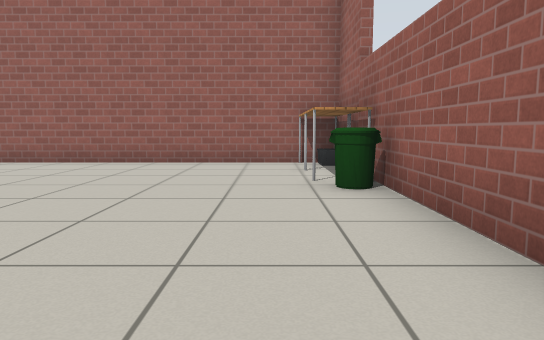
view 1 (above)

22 first-person views from a walk through a robot-simulator world made for Gazebo. The camera is 0.72 m above the floor, tilts 6° down and sees 70° across. The floor is counted in squares, 1 m on a side. Each view is taken from the middle of a square. On the plan, view 1 faces up. The plan holds only what a view shows up to about 11 squares ahead; the rest is blank. Simple patterns stand in for the simulator's built-in surfaces. Some stock models are drawn as simple stand-ins.

view 2
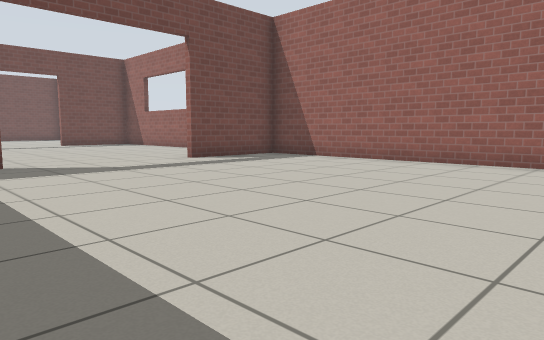

view 3
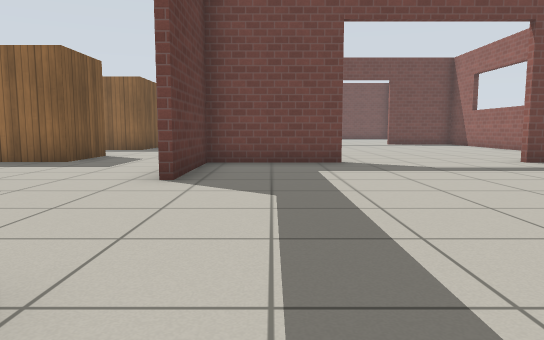

view 4
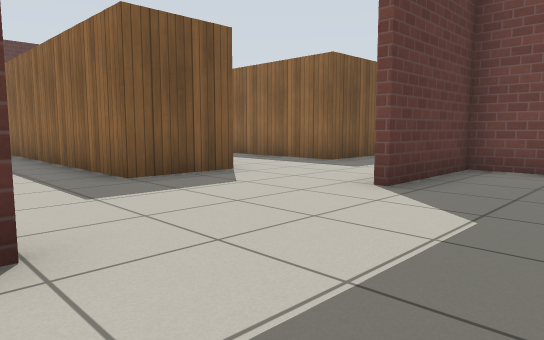

view 5
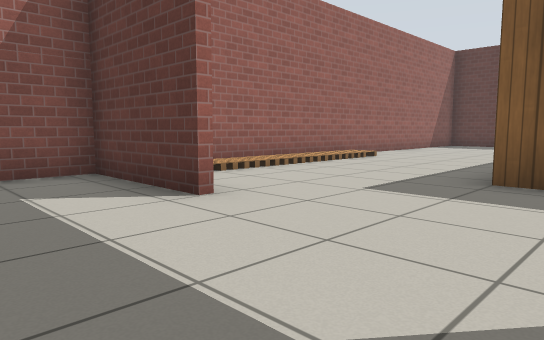

view 6
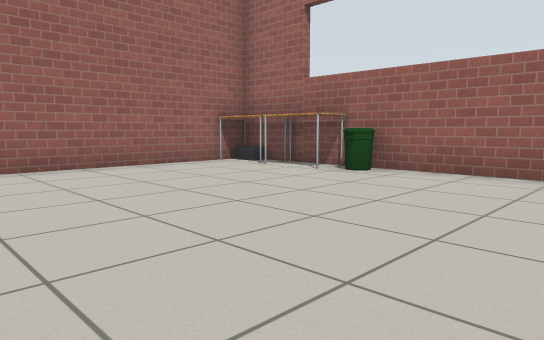

view 7
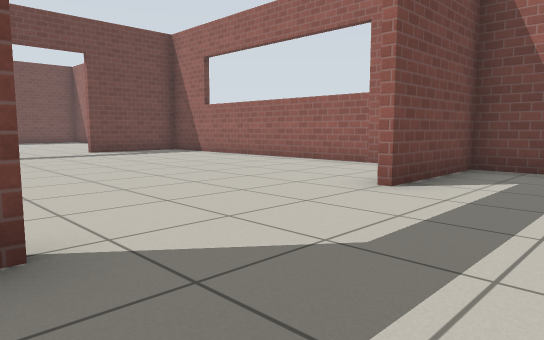

view 8
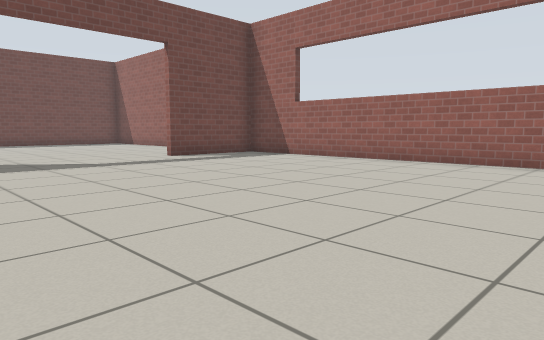

view 9
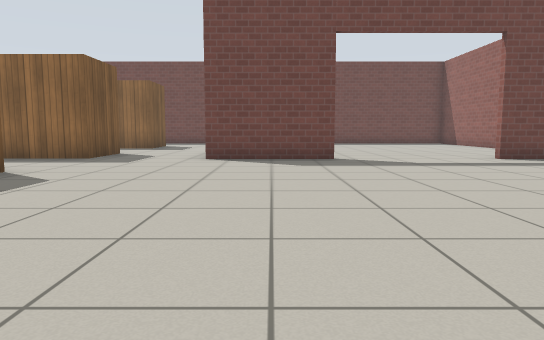

view 10
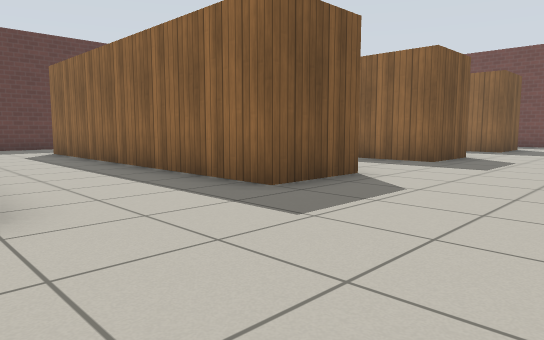

view 11
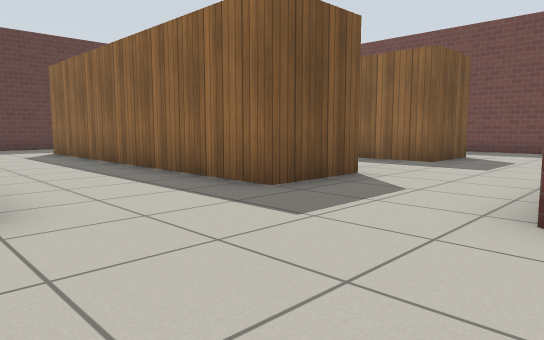

view 12
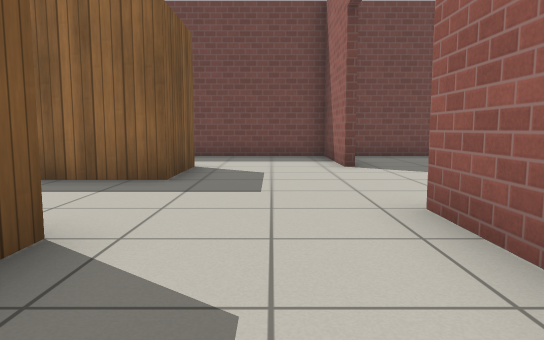

view 13
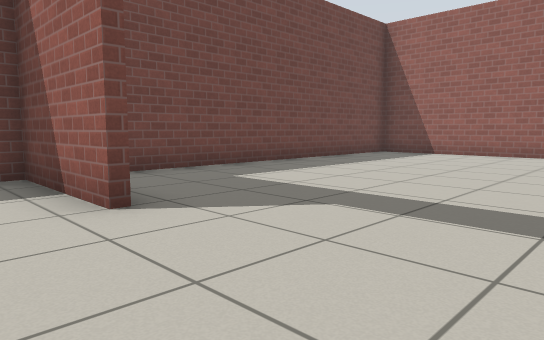

view 14
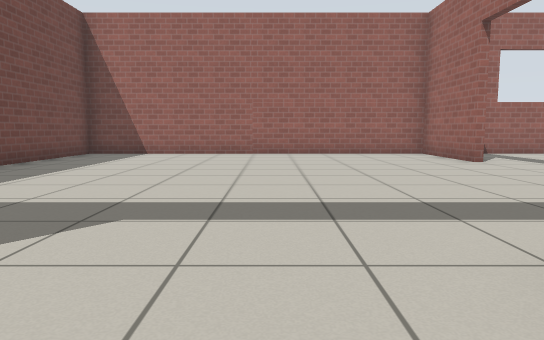

view 15
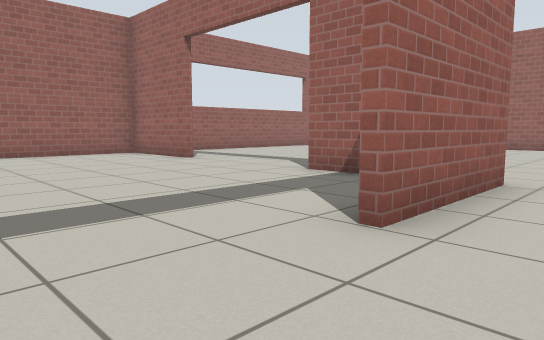

view 16
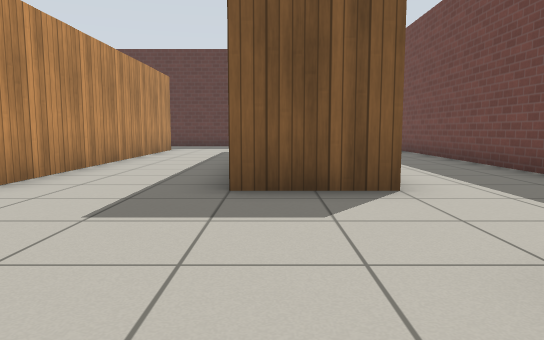

view 17
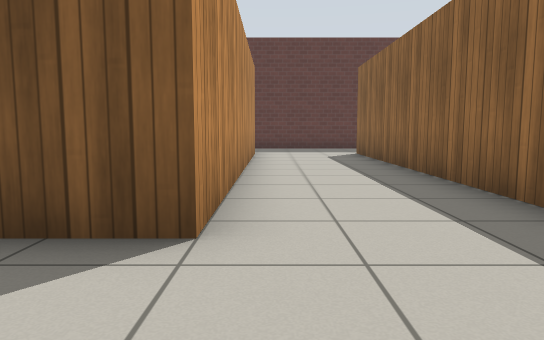

view 18
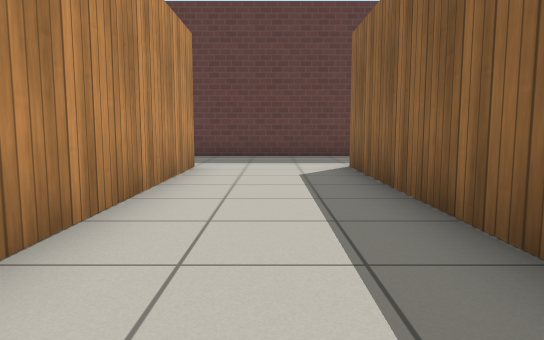

view 19
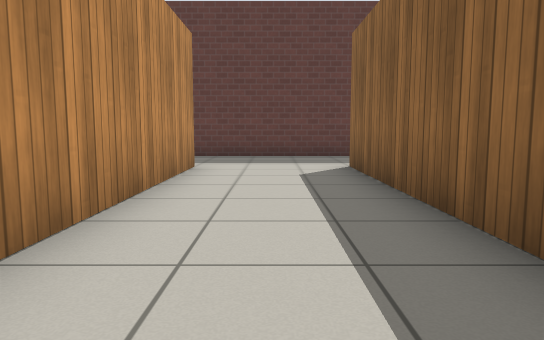

view 20
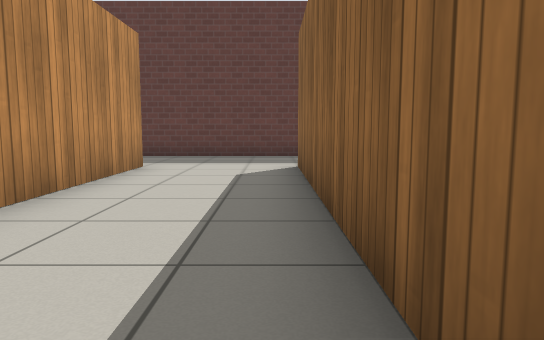

view 21
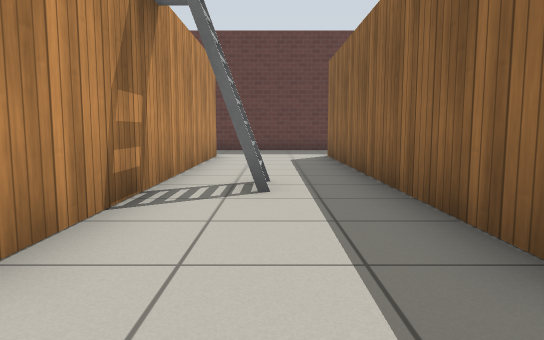

view 22
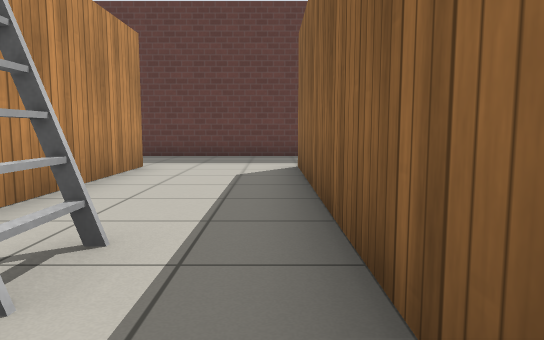

### Floor plan
Ten units are one square. View 1 is at (0, 0); x grows to the right and y downward. Boxes are objects, and circles mark ways between rooms. Rooms are numbered by the first view taken in them; rooms with no view inside come last. Other rooms are left out.
<svg viewBox="-289 -90 309 259">
<path fill="none" stroke="#000" d="M14 -20 14 -84 -85 -84 -85 -55M-15 14 14 14 14 1M-85 -16 -85 14 -54 14M-105 45 -85 45 -85 135M-156 45 -135 45 -135 135M-155 135 -155 80M-105 135 -105 95M-182 16 -215 16M-56 45 -35 45 -35 119M-205 135 -205 45 -185 45 -185 135M-55 135 -55 50M-185 -16 -185 16M-256 45 -235 45 -235 135M-254 16 -284 16 -284 111M14 84 14 36M-241 164 -45 164M-185 -66 -185 -55M-101 -84 -164 -84M-240 -84 -265 -84M-186 -54 -186 -83M-284 -82 -284 9M-195 -84 -220 -84M-186 -4 -186 -15"/>
<rect x="5" y="-55" width="10" height="10" fill="#bbb"><title>bin</title></rect>
<rect x="5" y="-65" width="10" height="10" fill="#bbb"><title>table</title></rect>
<rect x="5" y="-85" width="10" height="20" fill="#bbb"><title>table</title></rect>
<rect x="-75" y="75" width="20" height="10" fill="#bbb"><title>ladder</title></rect>
<circle cx="-35" cy="15" r="3" fill="#2a7"/>
<circle cx="-85" cy="-35" r="3" fill="#2a7"/>
<circle cx="-185" cy="-35" r="3" fill="#2a7"/>
<circle cx="-235" cy="15" r="3" fill="#2a7"/>
<text x="-30" y="-40">1</text>
<text x="-130" y="70">2</text>
<text x="-240" y="-40">3</text>
</svg>
Room 1 opens to room 2. Room 2 opens to room 3.

Where each view was taken, in squares from view 1:
view 1: 0 up, 0 right, facing up
view 2: 0 up, 0 right, facing up-left
view 3: 0 up, 0 right, facing left
view 4: 1 up, 1 left, facing down-left
view 5: 1 up, 5 left, facing down-right
view 6: 1 up, 5 left, facing up-right
view 7: 1 up, 6 left, facing up-left
view 8: 0 up, 9 left, facing up-left
view 9: 0 up, 9 left, facing left
view 10: 1 down, 10 left, facing down-left
view 11: 1 down, 15 left, facing down-left
view 12: 3 down, 18 left, facing left
view 13: 3 down, 22 left, facing up-left
view 14: 3 down, 23 left, facing up
view 15: 3 down, 24 left, facing up-right
view 16: 0 up, 24 left, facing down
view 17: 2 down, 21 left, facing down
view 18: 6 down, 22 left, facing down
view 19: 6 down, 17 left, facing down
view 20: 6 down, 13 left, facing down
view 21: 3 down, 7 left, facing down
view 22: 6 down, 8 left, facing down
